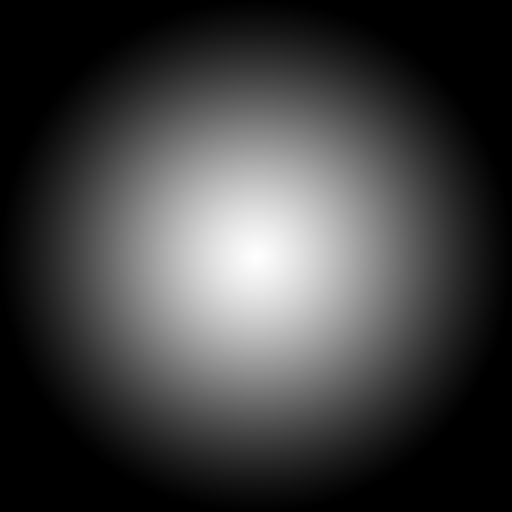
#> input picture src/gauss512.tif, 512 x 512 px
$ python GradientDescentTest.py
#> lines starting #> are read from the running program, lines starting #| are printed output that depends on the picture; after the words box and inside, x2 and y2 are one past the last pixel; in counts of white or black regions, pixels touching at a corner belong together
### src/FFTkernel.py
"""
(c) felixschaller.com 2023 this kernel is intended to do Fast Fourier Transform Convolution on Image Maps
currently just supports single channel
"""

from scipy import datasets
import numpy as np
from scipy import signal

class FFTkernel2D:

    input = None
    kernel = None

    def __init__(self, input, kernel):
        self.input = input
        self.kernel = kernel
        self.kx, self.ky = kernel.shape[:2]
        self.w, self.h = input.shape[:2]


    def convolute(self):
        # half kernel size
        hkx = self.kx // 2
        hky = self.ky // 2
        mask = np.pad(np.ones((self.w,self.h)).astype(np.float32), [(hkx, hky), (hkx, hky)])

        # convolute input and mask
        fftc = signal.fftconvolve(self.input, self.kernel)
        fftm = signal.fftconvolve(mask, self.kernel)
        fftm_shape = fftm.shape[:2]
        normalized = fftc / fftm[hkx:(fftm_shape[0]-hkx), hky:(fftm_shape[1]-hky)]
        return normalized[hkx:(self.w+hkx), hky:(self.h+hky)]

### src/GradientDescentTest.py
"""
Tests the Kernels find local minimas and the offset and plots it
"""

import matplotlib.pyplot as plt
import matplotlib.transforms as transforms
import matplotlib.tri as tri
import matplotlib.colors as cols
from matplotlib import cm
import numpy as np
from PIL import Image
from scipy import datasets, ndimage, spatial, fft
from scipy.signal import blackman
from FFTkernel import FFTkernel2D

def zcr(x):
    xzeros = np.expand_dims(np.zeros(x[0].shape[1]), axis =1)
    yzeros = np.expand_dims(np.zeros(x[0].shape[0]), axis=0)

    xdiff = np.append(np.diff(np.sign(x[1]), axis=1), xzeros, axis=1)+np.append(np.diff(np.sign(x[1]), axis=0), yzeros, axis=0)
    ydiff = np.append(np.diff(np.sign(x[0]), axis=0), yzeros,axis=0)+np.append(np.diff(np.sign(x[0]), axis=1), xzeros, axis=1)
    # np.where(np.diff(np.sign(gradA[0]), axis=0) * np.diff(np.sign(gradA[1]), axis=1) != 0)[0]
    return np.argwhere(xdiff+ydiff != 0)

def zcr1d(x):
    # yzeros = np.expand_dims(np.zeros(x.shape[0]), axis=0)

    xdiff = np.append(np.diff(np.sign(x)), [0])
    return np.argwhere(xdiff != 0)

# [49 lines left out: functions displacement, createDelta, extendDeltas, not called in this run]

def normZCR(x):
    xMin = np.min(x)
    xMax = np.max(x)
    xn = (2 * x - (xMax + xMin)) / (xMax - xMin)
    return zcr1d(xn)

# [24 lines left out: function createTrackers, not called in this run]

    # [10 lines of commented-out code are left out]


def unifyPts(arr, ref, index, thr, axis='x'):
    pass

def thresholdRem(pts, ref, i, axis = 'x'):
    return pts


if __name__ == '__main__':

    # ------------Step 1:
    # load kernel map for gaussian convolution
    kImage = Image.open("gauss512.tif")
#> kImage is the input picture: PIL image 512x512 L; min 0, max 255, mean 64.1

    # ------------Step 2: gaussian image Pyramid
    # create gaussian image pyramid
    resSteps = [256, 128, 64, 32, 16, 8, 4, 2 ]

    kernelMaps = { str(r) : np.asarray(kImage.resize((r,r))) for r in resSteps}
#> kernelMaps = 8 items

    # ------------ Step 2.5: load test images A and B
    # ac = datasets.ascent()
    a = np.asarray(Image.open("relief0.png").convert('L'))
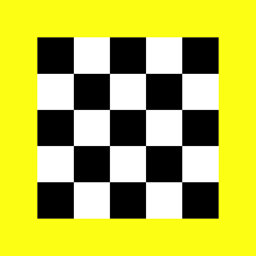
#> input picture src/relief0.png, 256 x 256 px
    b = np.asarray(Image.open("relief0_offs.png").convert('L'))
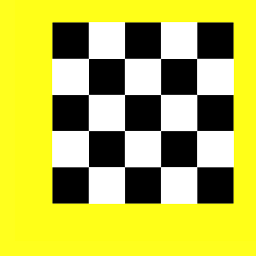
#> input picture src/relief0_offs.png, 256 x 256 px
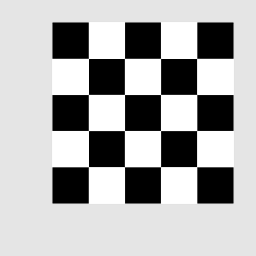
#> b: shape (256, 256); min 0, max 255, mean 176.2

    kernelsA = {str(r): FFTkernel2D(a, kernelMaps[str(r)]) for r in resSteps}
#> kernelsA = 8 items
    kernelsB = {str(r): FFTkernel2D(b, kernelMaps[str(r)]) for r in resSteps}
#> kernelsB = 8 items

    # ------------ Step 3: Convolute:
    # create gaussian image pyramid in buffer
    resultsA = {str(r): kernelsA[str(r)].convolute() for r in resSteps}
#> in convolute, `fftm = signal.fftconvolve(mask, self.kernel)`:
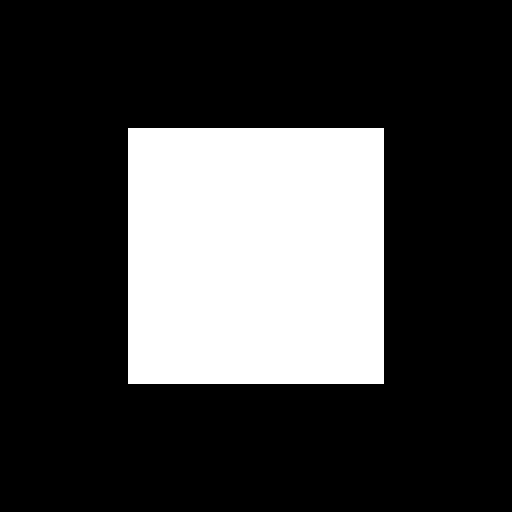
#> mask: shape (512, 512) float32; values 0 (black) and 1 (white), 25% white; 1 white region, box (x1, y1, x2, y2) and area: (128, 128, 384, 384) 65536
#> in convolute (call 2), `mask = np.pad(np.ones((self.w,self.h)).astype(np.float32), [(hkx, hky)..`: mask: shape (384, 384) float32; values 0 (black) and 1 (white), 44.4% white; 1 white region, box (x1, y1, x2, y2) and area: (64, 64, 320, 320) 65536
#> in convolute (call 3), `mask = np.pad(np.ones((self.w,self.h)).astype(np.float32), [(hkx, hky)..`: mask: shape (320, 320) float32; values 0 (black) and 1 (white), 64% white; 1 black region, box (x1, y1, x2, y2) and area: (0, 0, 320, 320) 36864
#> in convolute (call 4), `mask = np.pad(np.ones((self.w,self.h)).astype(np.float32), [(hkx, hky)..`: mask: shape (288, 288) float32; values 0 (black) and 1 (white), 79% white; 1 black region, box (x1, y1, x2, y2) and area: (0, 0, 288, 288) 17408
#> in convolute (call 5), `mask = np.pad(np.ones((self.w,self.h)).astype(np.float32), [(hkx, hky)..`: mask: shape (272, 272) float32; values 0 (black) and 1 (white), 88.6% white; 1 black region, box (x1, y1, x2, y2) and area: (0, 0, 272, 272) 8448
#> in convolute (call 6), `mask = np.pad(np.ones((self.w,self.h)).astype(np.float32), [(hkx, hky)..`: mask: shape (264, 264) float32; values 0 (black) and 1 (white), 94% white; 1 black region, box (x1, y1, x2, y2) and area: (0, 0, 264, 264) 4160
#> in convolute (call 7), `hkx = self.kx // 2`: hkx = 2
#> in convolute (call 7), `mask = np.pad(np.ones((self.w,self.h)).astype(np.float32), [(hkx, hky)..`: mask: shape (260, 260) float32; values 0 (black) and 1 (white), 96.9% white; 1 black region, box (x1, y1, x2, y2) and area: (0, 0, 260, 260) 2064
#> in convolute (call 7), `return normalized[hkx:(self.w+hkx), hky:(self.h+hky)]`:
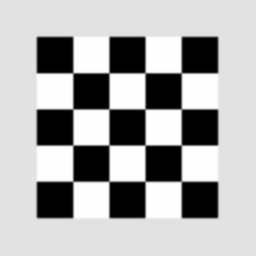
#> returned value: shape (256, 256) float64; min -2.2e-13, max 255, mean 174.5; drawn with min black and max white
#> in convolute (call 8), `hkx = self.kx // 2`: hkx = 1
#> in convolute (call 8), `mask = np.pad(np.ones((self.w,self.h)).astype(np.float32), [(hkx, hky)..`:
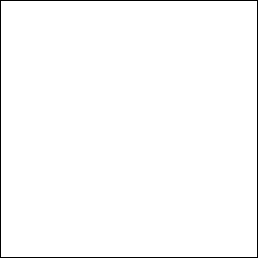
#> mask: shape (258, 258) float32; values 0 (black) and 1 (white), 98.5% white; black in thin lines or dots
#> in convolute (call 8), `fftc = signal.fftconvolve(self.input, self.kernel)`:
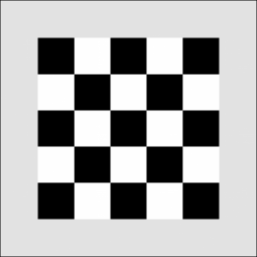
#> fftc: shape (257, 257) float64; min -6.75e-11, max 83385, mean 56629.6; drawn with min black and max white
#> resultsA = 8 items
    resultsB = {str(r): kernelsB[str(r)].convolute() for r in resSteps}
#> resultsB = 8 items

    #prepare plots
    fig, ((ax_1, ax_2, ax_4, ax_8, ax_16), (ax_32, ax_64, ax_128, ax_256, ax_512)) = plt.subplots(2, 5, figsize=(15, 6), squeeze=True, sharex=False,
                       sharey=False)

    fig3D, ax = plt.subplots(subplot_kw={"projection": "3d"})
    # [10 lines of commented-out code are left out]
    ax_1.imshow(a, cmap='gray', vmin=0, vmax=255)
    ax_1.set_title('OriginalA')

    # create gradient of luminance of gaussian result for phase shift
    gradA = np.gradient(resultsA['256'])
#> gradA = 2 items
    gradB = np.gradient(resultsB['256'])
#> gradB = 2 items

    # 2D zero crossing points of real and imaginary gradient part
    za = zcr(gradA)
#> za = 511 pairs, first value 0 to 255, second value 0 to 255
    zb = zcr(gradB)
#> zb = 525 pairs, first value 0 to 255, second value 0 to 255

    # find second order gradient from gradient magnitude zero crossing, because first order might be too few points, but zero crossing is too sensitive / noisy
    zza = zcr(np.gradient(np.absolute(gradA[0] + 1j*gradA[1])))
#> zza = 7866 pairs, first value 0 to 255, second value 0 to 255
    zzb = zcr(np.gradient(np.absolute(gradB[0] + 1j*gradB[1])))
#> zzb = 7842 pairs, first value 0 to 255, second value 0 to 255

    #zas = zan.shape[0]
    za = np.column_stack((255 - za[:][:,0], 255 - za[:][:,1]))
    zb = np.column_stack((255 - zb[:][:, 0], 255 - zb[:][:, 1]))
    zza = np.column_stack((255 - zza[:][:, 0], 255 - zza[:][:, 1]))
    zzb = np.column_stack((255 - zzb[:][:, 0], 255 - zzb[:][:, 1]))
    #za = np.reshape(zan, (zas,2))

    # deltas = createDelta(za,zb, 255, 255)

    points = np.array([[0, 0], [0, 255], [255, 0], [255, 255]])
    points = np.append(points, zb, axis=0)
#> points = 529 pairs, first value 0 to 255, second value 0 to 255
    dTriang = spatial.Delaunay(points)
    triang = tri.Triangulation(points[:,0], points[:,1], dTriang.simplices)
    z = np.array([5,10,30, 15, 3, 12])
    #ax_8.tripcolor(triang, z, cmap='gray', shading='gouraud')
    ax.plot(points[:,0], points[:,1], 'r+', markersize=2, color='grey')
    # [6 lines of commented-out code are left out]

    qX, qY = np.mgrid[0:1:(1/128),0:1:(1/128)]
    qMap = np.sqrt(qX*qY)

    ramp = np.append(qMap,ndimage.rotate(qMap, -90),axis=1)
    ramp = np.append(ramp,ndimage.rotate(ramp, 180),axis=0)

    #displ2D = ramp*(delta[0,0] + 1j*delta[0,1])

    #ax_16.imshow(resultsA['256'], cmap='gray', vmax=255, vmin=0)
    ax_16.set_title('OffsetGradient-Y')

    vx, vy = np.meshgrid(np.linspace(0, 255, 32),
                       np.linspace(0, 255, 32))

    #gradOx = ndimage.zoom(np.real(displ2D), 0.125)
    #gradOy = ndimage.zoom(np.imag(displ2D), 0.125)

    # ax_8.quiver(vx, vy, gradOx*10, gradOy*10)


    offsetA = resultsA['256'] - resultsB['256']
    #gradOffs =  []
    #gradOffs.append(gradA[0] - gradB[0])
    #gradOffs.append(gradA[1] - gradB[1])
    gradientOffs = np.gradient(offsetA)
#> gradientOffs = 2 items
    gradientOffsImg = gradientOffs[1] + 1j * gradientOffs[0]


    #b512 = fftc.convolute()
    #ax_512.imshow(resultsB['256'], cmap='gray', vmax=255, vmin=0)
    ax_512.set_title('ConvolutedB 256x256')


    #imshow(cols.hsv_to_rgb(
    #    np.dstack((np.absolute(np.angle(fftc) / np.pi + 1) / 2, np.ones(fftc.shape), abs_fftc / abs_fftc.max()))))

    #ax_256.imshow(offsetA, cmap='cool')


    mx = np.arange(0, 256, 1)
    my = np.arange(0, 256, 1)
    mx, my =  np.meshgrid(mx, my)

    #ax.plot_surface(mx, my, offsetA)
    ax.plot_surface(mx, my, np.absolute(gradA[1] + 1j* gradA[0]))
    ax.plot_surface(mx, my, np.absolute(gradB[1] + 1j* gradB[0]))
    ax_256.set_title('delta')

    #gradA = np.gradient(resultsA['256'])

    gradImA = gradA[1] + 1j * gradA[0]
    gradImB = gradB[1] + 1j * gradB[0]
    #grad_abs = np.absolute(gradImA)
    ax_256.imshow(gradImB.imag, cmap='gray')

    # [10 lines of commented-out code are left out]
    gradDiffIm = gradImA - gradImB
    gradA2u = np.gradient(gradImA.real)
#> gradA2u = 2 items
    gradA2v = np.gradient(gradImA.imag)
#> gradA2v = 2 items
    gradA2 = np.gradient(gradImA)
#> gradA2 = 2 items
    # gradA2dif = np.gradient(gradDiffIm)
    # gradA2abs = np.gradient(gradImA))

    gradA2uvImg = gradA2u[1] + 1j * gradA2v[0]
    gradA2Img = gradA2[1] + 1j * gradA2[0]
    ax_128.imshow(np.absolute(gradDiffIm), cmap='gray')
    # [8 lines of commented-out code are left out]
    ax_128.set_title('GradientA Magnitude 256x256')

    # [5 lines of commented-out code are left out]
    ax_64.set_title('FFT A')
    # ax_64.plot(ffA, label='ffA')
    # ax_64.semilogy(ffA[1:N // 2], 2.0 / N * np.abs(ffAf[1:N // 2]), '-b')
    #
    ax_64.legend()


    #ax_32.imshow(np.absolute(gradImB), cmap='gray')
    # ax_32.imshow(cols.hsv_to_rgb(np.dstack((np.absolute(np.angle(gradientOffsImg)/np.pi+1)/2,np.ones(gradientOffsImg.shape), np.ones(gradientOffsImg.shape)))))  # grad_abs/grad_abs.max()))))
    ax_32.imshow(np.angle(gradientOffsImg, deg = True))
    # [5 lines of commented-out code are left out]
    ax_32.set_title('Gradient-Angle')

    # pxOffs = np.sqrt(gradA[1][128]**2 - offsetA[128]**2)
    ax_8.plot(gradA[1][128], label='gradA')
    ax_8.plot(gradB[1][128], label='gradB')
    ax_8.plot(gradientOffs[1][128], label='gradOffs')
    ax_8.plot(gradDiffIm[128].real, label='1/grOff')
    ax_8.plot(gradA2Img[128].real*10, label='1/gr2iReal')
    ax_8.plot(np.absolute(gradA2[1][128]) * 9, label='gr2Abs')
    ax_8.plot(gradA2[1][128].real * 8, label='gr2')
    ax_8.plot(gradA2uvImg[128].real * 8, label='gri2uv')
    ax_8.plot(gradDiffIm[128].real/np.absolute(gradA2Img[128]), label='norm')
    # ax_8.imshow(gradB[1], cmap='gray')
    ax_8.set_title('gradB - X')
    ax_8.legend()

    # [4 lines of commented-out code are left out]
    ax_4.plot(resultsA['256'][128], label='a')
    ax_4.plot(resultsB['256'][128], label='b')
    ax_4.plot(offsetA[128], label='off')
    # ax_4.plot(np.angle(np.gradient(gradA[1][128])+1j * np.gradient(gradB[1][128]),deg=True), label='delt')
    ax_4.set_title('Result B')
    ax_4.legend()

    # ax_2.plot(offsetA[250], label='offsetA')
    #ax_2.plot(gradientOffs[0][250], label='resultA')

    # noralize between -1 and 1 per horizontal line
    gaMin = np.min(gradA[1][128])
#> gaMin = -0.458
    gaMax = np.max(gradA[1][128])
#> gaMax = 0.457
    gbMin = np.min(gradB[1][128])
#> gbMin = -0.521
    gbMax = np.max(gradB[1][128])
#> gbMax = 0.311
    raMin = np.min(resultsA['256'][128])
#> raMin = 137
    raMax = np.max(resultsA['256'][128])
#> raMax = 179.9
    rbMin = np.min(resultsB['256'][128])
#> rbMin = 140
    rbMax = np.max(resultsB['256'][128])
#> rbMax = 198.7

    # create normalized gradient between -1 and 1
    ra = (2 * resultsA['256'][128]-(raMax+raMin)) / (raMax-raMin)
#> ra = 256 values, max 1 at index 255, min -1 at index 127, mean -0.182
    rb = (2 * resultsB['256'][128]-(rbMax+rbMin)) / (rbMax-rbMin)
#> rb = 256 values, max 1 at index 0, min -1 at index 146, mean -0.389
    gdoMin = np.min(gradientOffs[0][128])
#> gdoMin = -0.21
    gdoMax = np.max(gradientOffs[0][128])
#> gdoMax = -0.0635
    ga = (2*gradA[1][128]- (gaMax+gaMin)) / (gaMax-gaMin)
#> ga = 256 values, max 1 at index 216, min -1 at index 36, mean 0.00322
    gb = (2*gradB[1][128] - (gbMax+gbMin)) / (gbMax-gbMin)
#> gb = 256 values, max 1 at index 232, min -1 at index 52, mean -0.0748
    ax_2.plot(ga, label='gradA')
    ax_2.plot(gb, label='gradB')
    # phA = np.arctan2(ra,ga)
    phA = np.arctan2(
        (resultsA['256'][128]-resultsA['256'][128].max())/(resultsA['256'][128].max() - resultsA['256'][128].min()),
        2*gradA[1][128]/(gradA[1].max()-gradA[1].min()))
#> phA = 256 values from -3.14 to 0
    phB = np.arctan2(
        (resultsB['256'][128] - resultsB['256'][128].max()) / (resultsB['256'][128].max() - resultsB['256'][128].min()),
        2 * gradB[1][128] / (gradB[1].max() - gradB[1].min()))
#> phB = 256 values, max 3.14 at index 0, min -3.13 at index 1, mean -1.87
    #phB = np.arctan2(rb,gb)
    ax_2.plot(phA, label='phaseA')
    ax_2.plot(phB, label='phaseB')
    shift = 180*((phB - phA + np.pi)%(2*np.pi) - np.pi)/(np.pi)
#> shift = 256 values, max -0.307 at index 0, min -41.27 at index 255, mean -18.9

    ax_2.plot(shift, label='phaseB')

    ax_2.plot((gradientOffs[1][128])/(gdoMax-gdoMin), label='gradOffs')
    # t = ax_2.get_transform()
    # ax_2.set_transform(t.transform(transforms.Affine2D().rotate_deg(45)))
    rarbOffs = ra - rb
#> rarbOffs = 256 values, max 1.18 at index 255, min -0.193 at index 66, mean 0.207

    #find zero crossing points of gradient in horizontal line => climax / gradient descent
    ptxA = normZCR(gradA[1][128])
#> in normZCR, `xMin = np.min(x)`: xMin = -0.458
#> in normZCR, `xMax = np.max(x)`: xMax = 0.457
#> in normZCR, `xn = (2 * x - (xMax + xMin)) / (xMax - xMin)`: xn has the same summary as ga outside normZCR
#> in zcr1d, `xdiff = np.append(np.diff(np.sign(x)), [0])`: xdiff = 256 values, max 2 at index 127, min 0 at index 0, mean 0.00781
#> ptxA = [127]
    ptxB = normZCR(gradB[1][128])
#> ptxB = [134]
    # find zero crossing points of gradient in vertical line
    ptyA = normZCR(gradA[0][:,128])
#> ptyA = [127]
    ptyB = normZCR(gradB[0][:,128])
#> ptyB = [119]
    ffa2D = fft.fft2(gradImA)
    ffb2D = fft.fft2(gradImB)

    ax_16.imshow(b)


    ax_512.imshow(np.sqrt(gradA2[0].imag**2+gradA2[1].real**2+gradA2[0].real**2+gradA2[1].imag**2), cmap='gray') #, vmin='0', vmax='70')

    # wavelet fourier, find phase shift between gradient a and b
    N = 256
    T = 1.0 / 512
    xx = np.linspace(0.0, N * T, N, endpoint=False)
    yy = np.sin(50.0 * 2.0 * np.pi * xx) + 0.5 * np.sin(80.0 * 2.0 * np.pi * xx)
    w = blackman(N)
    yf = fft.fft(yy)
    xf = fft.fftfreq(N, T)[:N // 2]
    ffA =  fft.fft(ga*w)
    ffAf = fft.fftfreq(N, T)[0:N//2]
    ffB = fft.fft(gb * w)
    ffaAngle = 180*np.angle(ffA)/np.pi
#> ffaAngle = 256 values, max 179.2 at index 52, min -179.2 at index 204, mean -8.88e-16
    ffbAngle = 180*np.angle(ffB)/np.pi
#> ffbAngle = 256 values, max 180 at index 69, min -180 at index 0, mean -1.41
    #ffBf = fft.fftfreq(N, T)[0:N // 2]

    ax_64.plot(ffAf, 2.0 / N * np.abs(ffA[0:N // 2]))
    ax_64.plot(ffAf, 2.0 / N * np.abs(ffB[0:N // 2]))
    # [6 lines of commented-out code are left out]
    ax_64.plot(ga, label='ga')
    ax_64.plot(gb, label='gb')
    #ax_64.plot(xf, 2.0 / N * np.abs(yf[0:N // 2]))


    ax_64.plot(rarbOffs, label='offsRaRb')
    # [6 lines of commented-out code are left out]
    ax_2.legend()
    ax_64.legend()

    # [4 lines of commented-out code are left out]

    fig.show()
    fig3D.show()
    plt.waitforbuttonpress()
